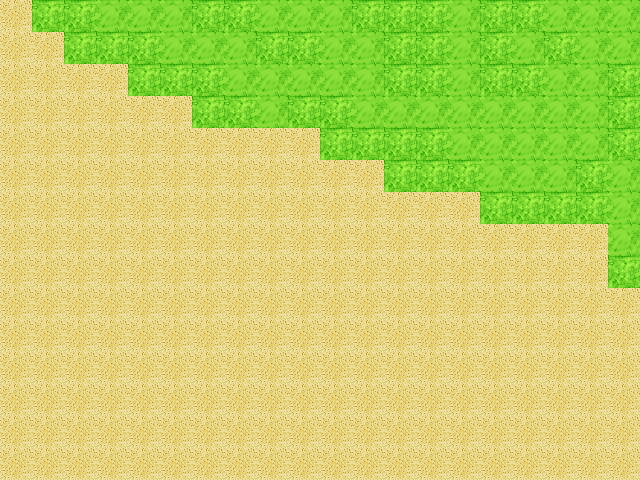

This game map was drawn from its Tiled (.tmx) file and the tilesets committed beside it. A one-line description and the trimmed map source follow:
An orthogonal 20x15 tile map with 32x32 px tiles, 1 tile layer (Tile Layer 1).

<map version="1.0" orientation="orthogonal" renderorder="right-down" width="20" height="15" tilewidth="32" tileheight="32" nextobjectid="1">
 <tileset firstgid="1" source="tiles.tsx" />
 <layer name="Tile Layer 1" width="20" height="15">
  <data>[300 cells, 300 non-empty, 3 distinct tile ids]</data>
 </layer>
</map>
